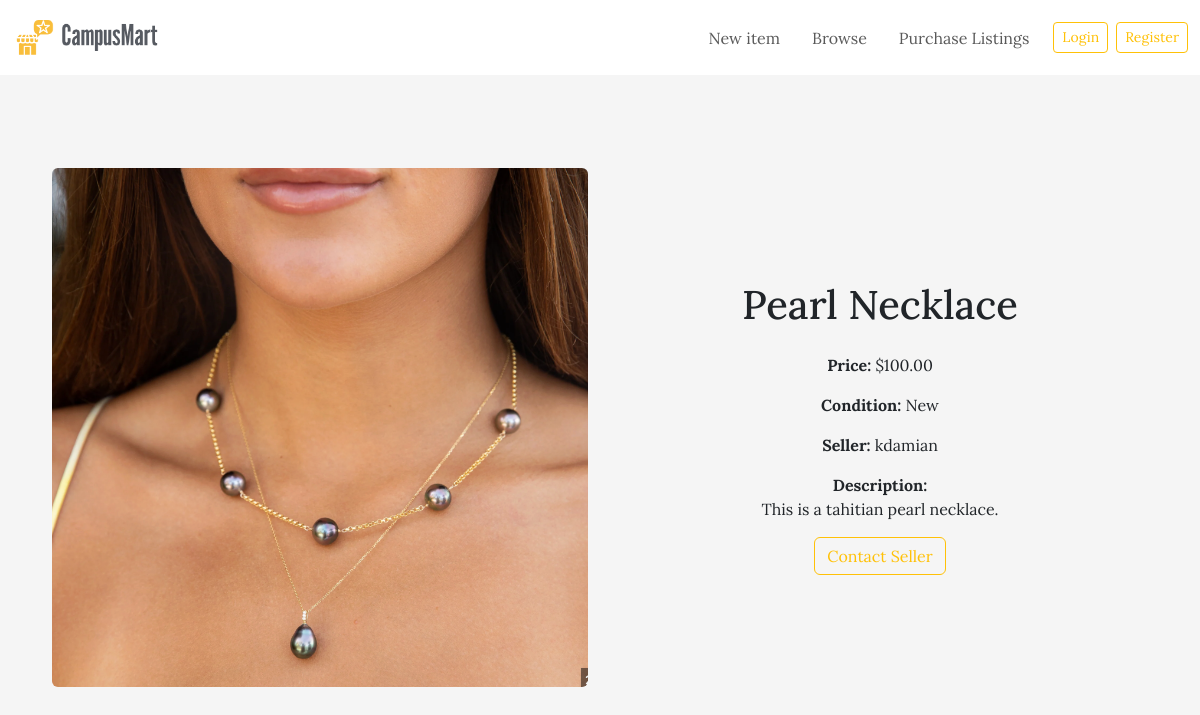
The page /campusmart/listings/3/ on the database its author committed.
### campusmart/models.py (models this page shows, shortened)
class Listing(models.Model):
    CONDITION_CHOICES = [
        ('New', 'New'),
        ('Like New', 'Like New'),
        ('Used', 'Used'),
        ('Fair', 'Fair'),
    ]
    STATUS_CHOICES = [
        ('Available', 'Available'),
        ('Unavailable', 'Unavailable'),
    ]
    created_by = models.ForeignKey(User, on_delete=models.CASCADE)
    title = models.CharField(max_length=200)
    description = models.TextField()
    price = models.DecimalField(max_digits=10, decimal_places=2)
    condition = models.CharField(max_length=20, choices=CONDITION_CHOICES)
    photo = models.ImageField(upload_to='listing_photos')
    status = models.CharField(max_length=20, choices=STATUS_CHOICES, default='Available')

### campusmart/views.py (the view)
# urls.py: path('listings/<int:pk>/', views.detail, name='detail'),
def detail(request, pk):
    listing = get_object_or_404(Listing, pk=pk)
    return render(request, 'campusmart/listing_detail.html', {
        'listing':listing,
    })

### campusmart/templates/campusmart/listing_detail.html (shortened to what this page needs)
{% extends "campusmart/base.html" %}
{% block content %}
<div class="container">
    <div class="row align-items-center">
        <div class="col-md-6 col justify-content-center">
            <img src="{{ listing.photo.url }}" alt="{{ listing.title }}" class="rounded" style="max-width: 100%;">
        </div>
        <div class="col-md-6 col">
            <h1 class="mb-4">{{ listing.title }}</h1>
            <p><strong>Price: </strong>${{ listing.price }}</p>
            <p><strong>Condition: </strong>{{ listing.condition }}</p>
            <p><strong>Seller: </strong>{{ listing.created_by }}</p>
            <p><strong>Description:</strong><br>{{ listing.description }}</p>
            {% if request.user != listing.created_by %}
                <a href="{% url 'campusmart:conversation_new' listing.id %}" class="btn btn-outline-warning">Contact Seller</a>
            {% endif %}
        </div>
    </div>
</div>
{% endblock %}

### campusmart/static/campusmart/basestyles.css (style rules this page uses)
a { color: black; text-decoration: none; font-family: Lora; }
html, body { font-family: Lora; align-items: center; padding: 20px; background-color: #f5f5f5; text-align: center; }

### rows shown on the page
Listing: photo (picture), title "Pearl Necklace", price "100.00", condition "New", created_by "kdamian", description "This is a tahitian pearl necklace."
